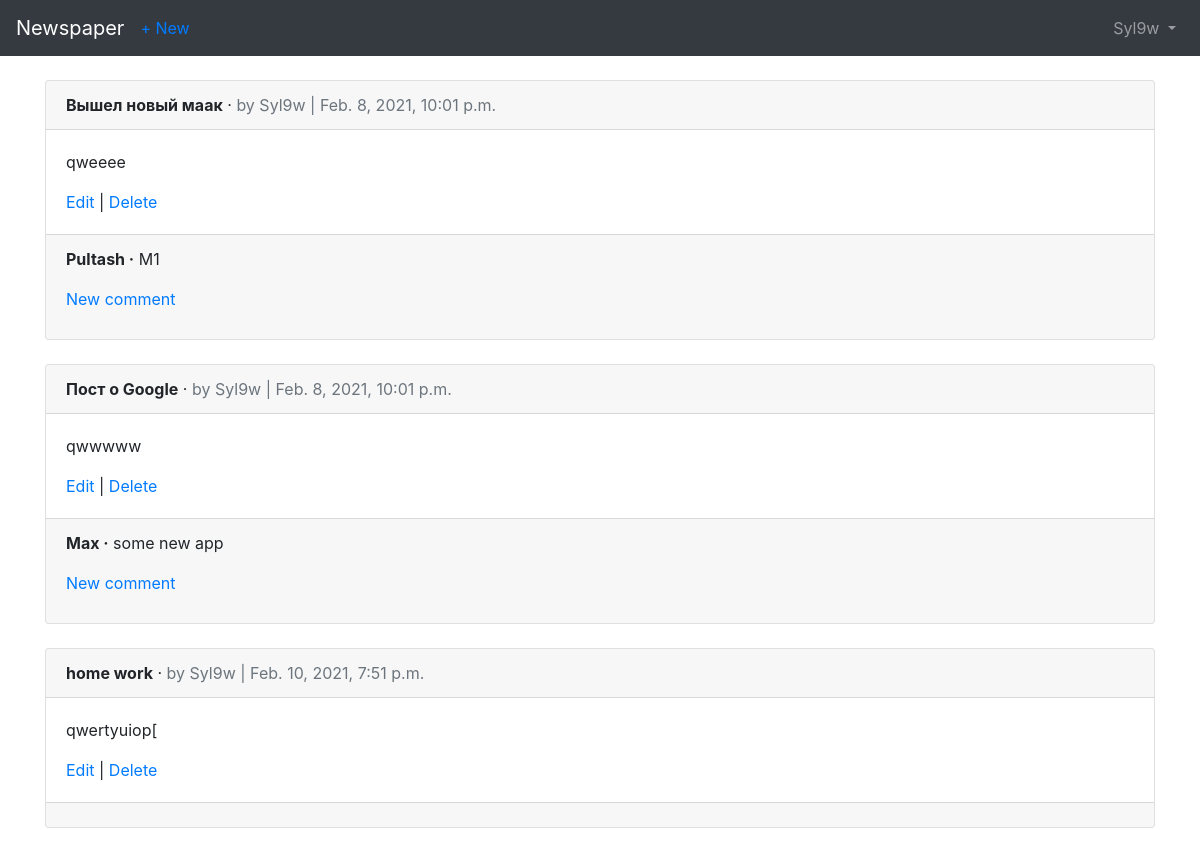
The page /articles/ (signed in) on the database its author committed.
### users/models.py (models this page shows)
class CustomUser(AbstractUser):
    age = models.PositiveIntegerField(null=True, blank=True)

### articles/models.py (models this page shows, shortened)
class Article(models.Model):
    title = models.CharField(max_length=255)
    body = models.TextField()
    date = models.DateTimeField(auto_now_add=True)
    author = models.ForeignKey(
        get_user_model(),
        on_delete = models.CASCADE
    )

class Comment(models.Model):
    article = models.ForeignKey(Article, on_delete = models.CASCADE, related_name='comments')
    comment = models.CharField(max_length=140)
    author = models.ForeignKey(
        get_user_model(),
        on_delete= models.CASCADE,
    )
    def __str__(self):
        return self.comment

### articles/views.py (the view)
# urls.py: path('', ArticleListView.as_view(), name = 'article_list'),
class ArticleListView(LoginRequiredMixin, ListView): # new
    model = Article
    template_name = 'article_list.html'
    context_object_name = 'articles'

### templates/article_list.html (shortened to what this page needs)
{% extends 'base.html' %}
{% block content %}
  {% for article in object_list %}
    <div class="card">
      <div class="card-header">
        <span class="font-weight-bold">{{ article.title }}</span> &middot;
        <span class="text-muted">by {{ article.author }} |
        {{ article.date }}</span>
      </div>
      <div class="card-body">
        <p>{{ article.body }}</p>
        <a href="{% url 'article_edit' article.pk %}">Edit</a> |
        <a href="{% url 'article_delete' article.pk %}">Delete</a>
      </div>
      <div class="card-footer">
        {% for comment in article.comments.all %}
          <p>
            <span class="font-weight-bold">{{ comment.author }} &middot;</span>
            {{ comment }}
          </p>
          <p><a href="{% url 'comment_new' %}">New comment</a> </p>
        {% endfor %}
      </div>
    </div>
    <br />
  {% endfor %}
{% endblock content %}

### templates/base.html (shortened to what this page needs)
<!doctype html>
<html lang="en">
  <head>
    <link rel="stylesheet"
    href="https://stackpath.bootstrapcdn.com/bootstrap/4.1.3/css/bootstrap.min.css"
>
  </head>
  <body>
    <nav class="navbar navbar-expand-md navbar-dark bg-dark mb-4">
      <a class="navbar-brand" href="{% url 'home' %}">Newspaper</a>
      {% if user.is_authenticated%}
      <ul class="navbar-nav mr-auto">
        <li class="nav-itm" >
          <a href="{% url 'article_new' %}">+ New</a>
        </li>
      </ul>
      {% endif %}
      <div class="collapse navbar-collapse" id="navbarCollapse">
        {% if user.is_authenticated %}
          <ul class="navbar-nav ml-auto">
            <li class="nav-item">
              <a class="nav-link dropdown-toggle" href="#" id="userMenu"
                data-toggle="dropdown" aria-haspopup="true"
                aria-expanded="false">
                {{ user.username }}
              </a>
            </li>
          </ul>
        {% endif %}
      </div>
    </nav>
    <div class="container">
        {% block content %}
        {% endblock content %}
      </div>
    </body>
  </html>

### rows shown on the page
CustomUser: username "Syl9w"
Article: title "Вышел новый маак", author "Syl9w", date "Feb. 8, 2021, 10:01 p.m.", body "qweeee"
Comment: author "Pultash", comment "M1"
Article: title "Пост о Google", author "Syl9w", date "Feb. 8, 2021, 10:01 p.m.", body "qwwwww"
Comment: author "Max", comment "some new app"
Article: title "home work", author "Syl9w", date "Feb. 10, 2021, 7:51 p.m.", body "qwertyuiop["
